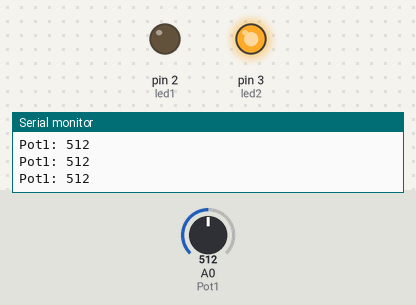
Simulated run of this sketch. Board: Arduino Uno, built with avr-gcc and run on an emulated ATmega328P. Parts: output pins drawn as LEDs (lit = HIGH), the last lines printed to the serial monitor. Inputs (shaded band) come from the test bench; at power-on: A0 (Pot1) = 512.

Above: at 1.3 s.
1.4 s: A0 (Pot1) set to 529
At 2.7 s:
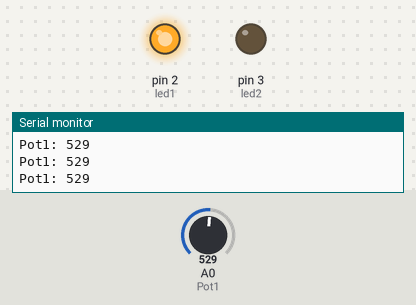
3.0 s: A0 (Pot1) set to 511
At 3.9 s:
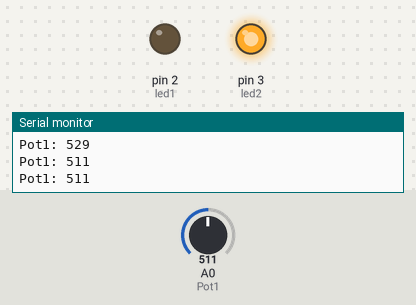
4.5 s: A0 (Pot1) set to 716
At 5.1 s:
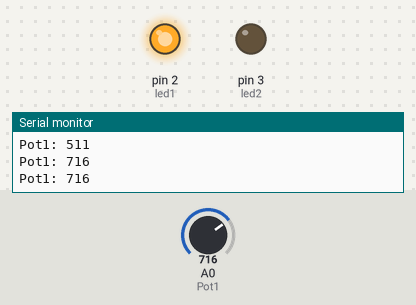
Timing chart, 0 to 7.5 s (numbered marks = the images above; inputs shaded):
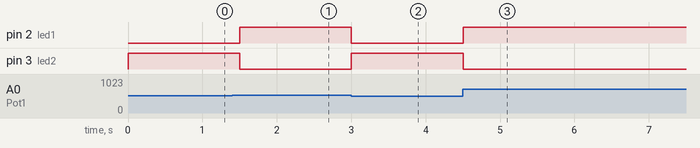

Measured:
- the behaviour switches between 512 and 513 on A0 (Pot1) (found by bisection; images 0 and 1)
- after the input at 1.4 s, pin 2 (led1): LOW → HIGH after 0.10 s; pin 3 (led2): HIGH → LOW after 0.10 s
- after the input at 3.0 s, pin 2 (led1): HIGH → LOW at once; pin 3 (led2): LOW → HIGH at once
- after the input at 4.5 s, pin 2 (led1): LOW → HIGH at once; pin 3 (led2): HIGH → LOW at once

The sketch:

Programa_5_Practica1_CompuertaNOT.ino
```cpp
int led1=2, led2=3;
int Pot1=A0;

void setup() {
  pinMode(led1,OUTPUT);
  pinMode(led2,OUTPUT);
  Serial.begin(9600);
}

int P1,P2,suma,valor1,valor2;
void loop() {
  P1=analogRead(Pot1);
  Serial.println("Pot1: "+String(P1));

  if(P1>512){
    digitalWrite(led1,1);
    digitalWrite(led2,0);
  }else{
    digitalWrite(led1,0);
    digitalWrite(led2,1);
  }
  delay(500);
}
```
